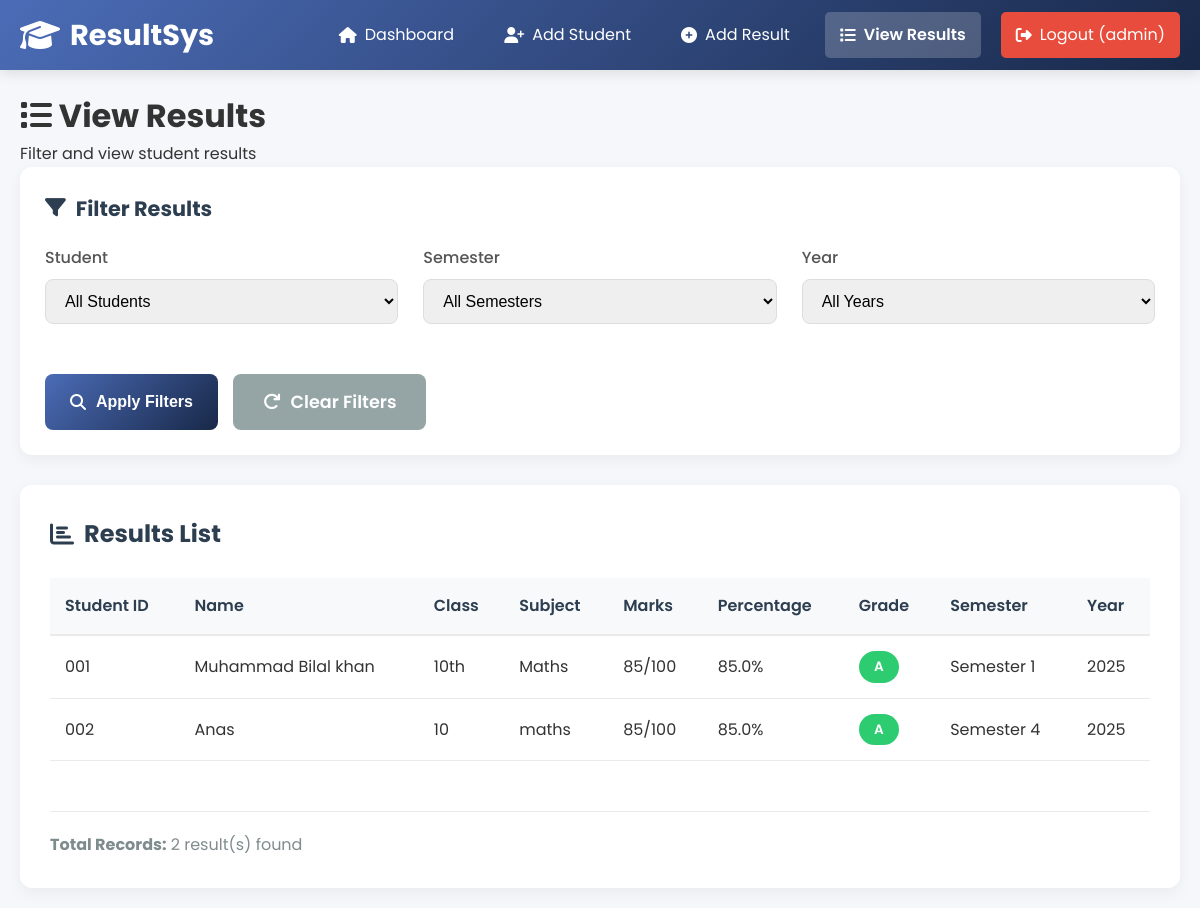
The app's page /view_results (signed in) with its own data.
### tables this page shows
CREATE TABLE results (
            id INTEGER PRIMARY KEY AUTOINCREMENT,
            student_id TEXT NOT NULL,
            subject TEXT NOT NULL,
            marks INTEGER NOT NULL,
            max_marks INTEGER NOT NULL DEFAULT 100,
            grade TEXT,
            semester TEXT,
            year INTEGER,
            FOREIGN KEY (student_id) REFERENCES students (student_id)
        );

CREATE TABLE students (
            id INTEGER PRIMARY KEY AUTOINCREMENT,
            student_id TEXT UNIQUE NOT NULL,
            name TEXT NOT NULL,
            class TEXT NOT NULL,
            email TEXT,
            phone TEXT
        );

### app.py (the view)
@app.route('/view_results')
def view_results():
    if 'user_id' not in session:
        return redirect(url_for('login'))
    conn = get_db_connection()
    student_id = request.args.get('student_id', '')
    semester = request.args.get('semester', '')
    year = request.args.get('year', '')
    query = '''
        SELECT r.*, s.name, s.class
        FROM results r
        JOIN students s ON r.student_id = s.student_id
        WHERE 1=1
    '''
    params = []
    if student_id:
        query += ' AND r.student_id = ?'
        params.append(student_id)
    if semester:
        query += ' AND r.semester = ?'
        params.append(semester)
    if year:
        query += ' AND r.year = ?'
        params.append(year)
    query += ' ORDER BY r.year DESC, r.semester, s.name'
    results = conn.execute(query, params).fetchall()
    semesters = conn.execute('SELECT DISTINCT semester FROM results ORDER BY semester').fetchall()
    years = conn.execute('SELECT DISTINCT year FROM results ORDER BY year DESC').fetchall()
    students = conn.execute('SELECT student_id, name FROM students ORDER BY name').fetchall()
    conn.close()
    return render_template('view_results.html',
                         results=results,
                         semesters=semesters,
                         years=years,
                         students=students,
                         filters={'student_id': student_id, 'semester': semester, 'year': year})

### app.py (called while the page is built)
def get_db_connection():
    conn = sqlite3.connect(DATABASE)
    conn.row_factory = sqlite3.Row
    return conn

### templates/view_results.html (shortened to what this page needs)
{% extends "base.html" %}
{% block content %}
<div class="results-container">
    <div class="results-header">
        <h1><i class="fas fa-list"></i> View Results</h1>
        <p>Filter and view student results</p>
    </div>
    <div class="filter-card">
        <h3><i class="fas fa-filter"></i> Filter Results</h3>
        <form method="GET" action="{{ url_for('view_results') }}" class="filter-form">
            <div class="form-row">
                <div class="form-group">
                    <label for="student_id">Student</label>
                    <select id="student_id" name="student_id">
                        <option value="">All Students</option>
                    </select>
                </div>
                <div class="form-group">
                    <label for="semester">Semester</label>
                    <select id="semester" name="semester">
                        <option value="">All Semesters</option>
                    </select>
                </div>
                <div class="form-group">
                    <label for="year">Year</label>
                    <select id="year" name="year">
                        <option value="">All Years</option>
                    </select>
                </div>
            </div>
            <div class="filter-actions">
                <button type="submit" class="btn-filter">
                    <i class="fas fa-search"></i> Apply Filters
                </button>
                <a href="{{ url_for('view_results') }}" class="btn-cancel">
                    <i class="fas fa-redo"></i> Clear Filters
                </a>
            </div>
        </form>
    </div>
    <div class="results-list">
        <h3><i class="fas fa-chart-bar"></i> Results List</h3>
        {% if results %}
        <div class="table-responsive">
            <table>
                <thead>
                    <tr>
                        <th>Student ID</th>
                        <th>Name</th>
                        <th>Class</th>
                        <th>Subject</th>
                        <th>Marks</th>
                        <th>Percentage</th>
                        <th>Grade</th>
                        <th>Semester</th>
                        <th>Year</th>
                    </tr>
                </thead>
                <tbody>
                    {% for result in results %}
                    <tr>
                        <td>{{ result.student_id }}</td>
                        <td>{{ result.name }}</td>
                        <td>{{ result.class }}</td>
                        <td>{{ result.subject }}</td>
                        <td>{{ result.marks }}/{{ result.max_marks }}</td>
                        <td>{{ "%.1f"|format((result.marks / result.max_marks) * 100) }}%</td>
                        <td><span class="grade-badge grade-{{ result.grade }}">{{ result.grade }}</span></td>
                        <td>{{ result.semester }}</td>
                        <td>{{ result.year }}</td>
                    </tr>
                    {% endfor %}
                </tbody>
            </table>
        </div>
        <div class="results-summary">
            <p><strong>Total Records:</strong> {{ results|length }} result(s) found</p>
        </div>
        {% endif %}
    </div>
</div>
{% endblock %}

### static/css/style.css (style rules this page uses)
* { margin: 0; padding: 0; box-sizing: border-box; }
body { font-family: 'Poppins', sans-serif; background-color: #f5f7fa; color: #333; line-height: 1.6; }
.form-group { margin-bottom: 25px; }
.form-group label { display: block; margin-bottom: 8px; font-weight: 500; color: #555; }
.table-responsive { overflow-x: auto; }
table { width: 100%; border-collapse: collapse; margin-bottom: 25px; }
table th { background-color: #f8f9fa; padding: 15px; text-align: left; font-weight: 600; color: #2c3e50; border-bottom: 2px solid #eaeaea; }
table td { padding: 15px; border-bottom: 1px solid #eaeaea; }
.grade-badge { display: inline-block; padding: 5px 12px; border-radius: 20px; font-weight: 600; font-size: 0.85rem; text-align: center; min-width: 40px; }
.grade-A { background-color: #2ecc71; color: white; }
.form-row { display: grid; grid-template-columns: repeat(auto-fit, minmax(250px, 1fr)); gap: 25px; margin-bottom: 25px; }
.form-group input, .form-group select { width: 100%; padding: 12px 15px; border: 1px solid #ddd; border-radius: 8px; font-size: 1rem; transition: all 0.3s ease; }
.btn-cancel { padding: 14px 30px; background-color: #95a5a6; color: white; border: none; border-radius: 8px; font-size: 1.1rem; font-weight: 600; cursor: pointer; transition: all 0.3s ease; text-decoration: none; display: flex; align-items: center; gap: 10px; }
.results-container { max-width: 1200px; margin: 0 auto; }
.filter-card { background-color: white; border-radius: 12px; padding: 25px; box-shadow: 0 5px 15px rgba(0, 0, 0, 0.05); margin-bottom: 30px; }
.filter-card h3 { display: flex; align-items: center; gap: 10px; color: #2c3e50; margin-bottom: 20px; font-size: 1.3rem; }
.filter-form .form-row { margin-bottom: 0; }
.filter-actions { display: flex; gap: 15px; margin-top: 25px; }
.btn-filter { padding: 12px 25px; background: linear-gradient(135deg, #4b6cb7 0%, #182848 100%); color: white; border: none; border-radius: 8px; font-size: 1rem; font-weight: 600; cursor: pointer; transition: all 0.3s ease; display: flex; align-items: center; gap: 10px; }
.results-list { background-color: white; border-radius: 12px; padding: 30px; box-shadow: 0 5px 15px rgba(0, 0, 0, 0.05); }
.results-list h3 { display: flex; align-items: center; gap: 10px; color: #2c3e50; margin-bottom: 25px; font-size: 1.5rem; }
.results-summary { margin-top: 25px; padding-top: 20px; border-top: 1px solid #eaeaea; font-size: 1rem; color: #7f8c8d; }

### records on screen
results: student_id "001", name "Muhammad Bilal khan", class "10th", subject "Maths", marks "85", max_marks "100", (result.marks/result.max_marks)*100 "85.0", grade "A", semester "Semester 1", year "2025"
results: student_id "002", name "Anas", class "10", subject "maths", marks "85", max_marks "100", (result.marks/result.max_marks)*100 "85.0", grade "A", semester "Semester 4", year "2025"

### other values on screen
{{ session.username }} "admin"
{{ results|length }} "2"
